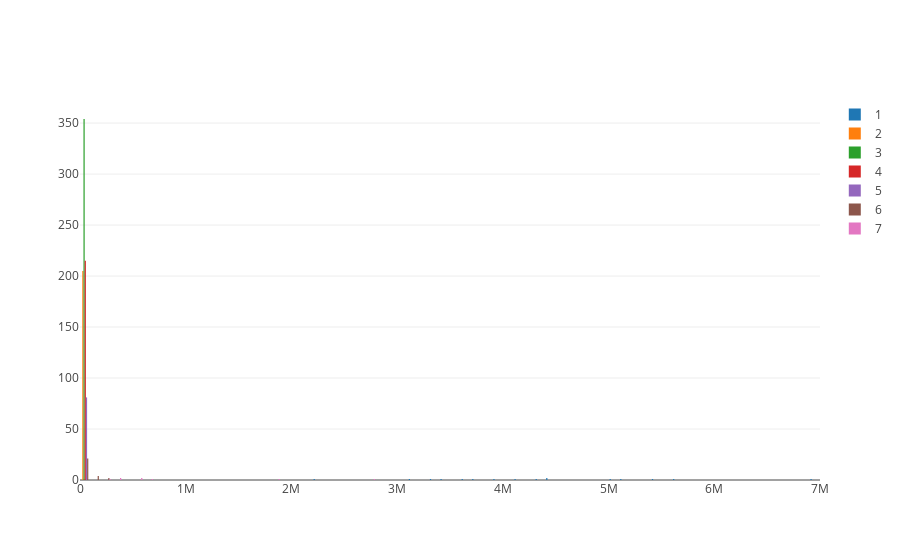
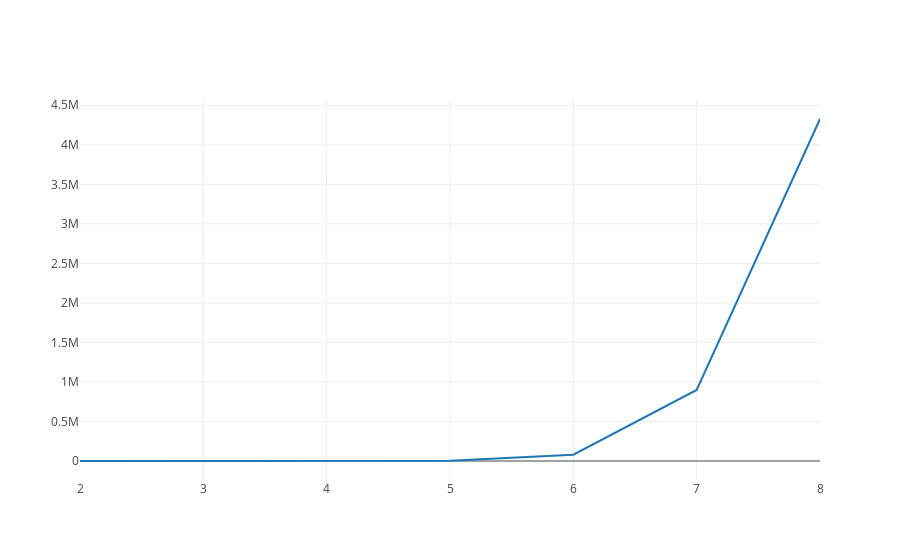
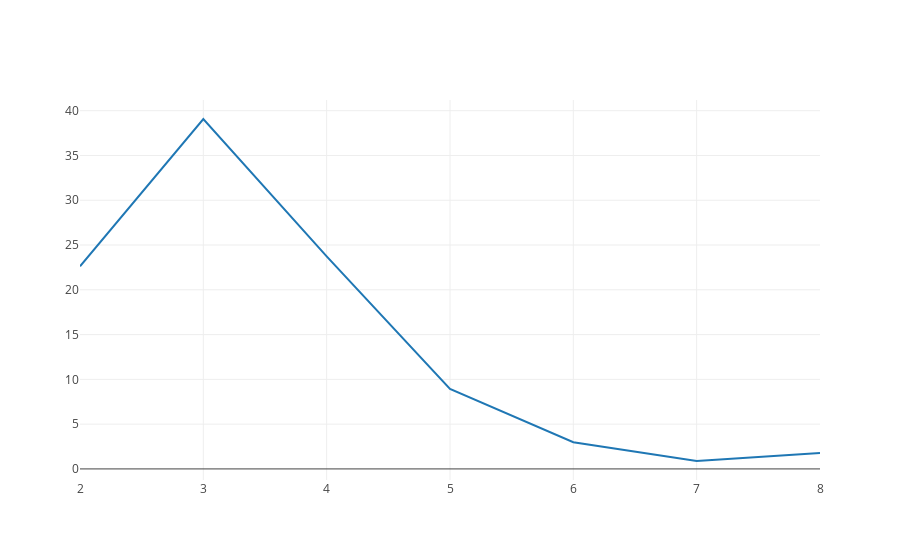

Notebook cell for these charts, in order:
### Code cell
show_results("data/elapsed_time7-5-100-10.log")

### Figure 1 — Plotly figure (JSON) as saved in the notebook; plotly's stock layout.template omitted (floating-point values rounded to 4 significant figures; data arrays with more than 128 entries replaced by an {"elided": "..."} marker saying what was removed)
{"data": [{"name": "1", "type": "histogram", "x": [5113899, 4429789, 3951649, 3351628, 4155871, 5479708, 3781270, 3471835, 3693689, 6906264, 5658423, 2224162, 4480186, 3126717, 5065186, 4329387]}, {"name": "2", "type": "histogram", "x": {"elided": "205 int values"}}, {"name": "3", "type": "histogram", "x": {"elided": "354 int values"}}, {"name": "4", "type": "histogram", "x": {"elided": "215 int values"}}, {"name": "5", "type": "histogram", "x": [3851, 8071, 4305, 9748, 799, 3232, 3847, 2323, 6215, 6637, 7441, 2352, 2952, 4989, 3858, 4677, 1384, 1602, 3684, 4448, 4882, 2059, 1206, 988, 7057, 2723, 2138, 822, 6761, 965, 7798, 523, 5050, 8248, 5112, 7137, 1924, 6518, 444, 1352, 6441, 3326, 5947, 1726, 6375, 3772, 7147, 5356, 1575, 2332, 2379, 3676, 5036, 6172, 4042, 5195, 1626, 13019, 1984, 4148, 5139, 7009, 1382, 5905, 3800, 1935, 527, 4565, 1683, 5152, 409, 7069, 2175, 3898, 6560, 5767, 347, 4247, 847, 9456, 672]}, {"name": "6", "type": "histogram", "x": [68093, 82312, 20558, 114428, 246066, 40731, 10284, 80238, 22018, 41959, 167731, 44901, 93805, 143740, 8848, 52009, 23816, 33821, 252867, 92380, 91678, 70719, 72067, 59383, 48450, 145157, 29076]}, {"name": "7", "type": "histogram", "x": [383787, 210022, 540444, 1832251, 300824, 619329, 2721172, 588119]}], "layout": {}}

### Figure 2 — Plotly figure (JSON) as saved in the notebook; plotly's stock layout.template omitted (floating-point values rounded to 4 significant figures)
{"data": [{"mode": "lines", "type": "scatter", "x": [2, 3, 4, 5, 6, 7, 8], "y": [140.7, 146.9, 299.9, 4073.0, 79890.0, 899500.0, 4326000.0]}], "layout": {}}

### Figure 3 — Plotly figure (JSON) as saved in the notebook; plotly's stock layout.template omitted (floating-point values rounded to 4 significant figures)
{"data": [{"mode": "lines", "type": "scatter", "x": [2, 3, 4, 5, 6, 7, 8], "y": [22.63, 39.07, 23.73, 8.94, 2.98, 0.883, 1.766]}], "layout": {}}
